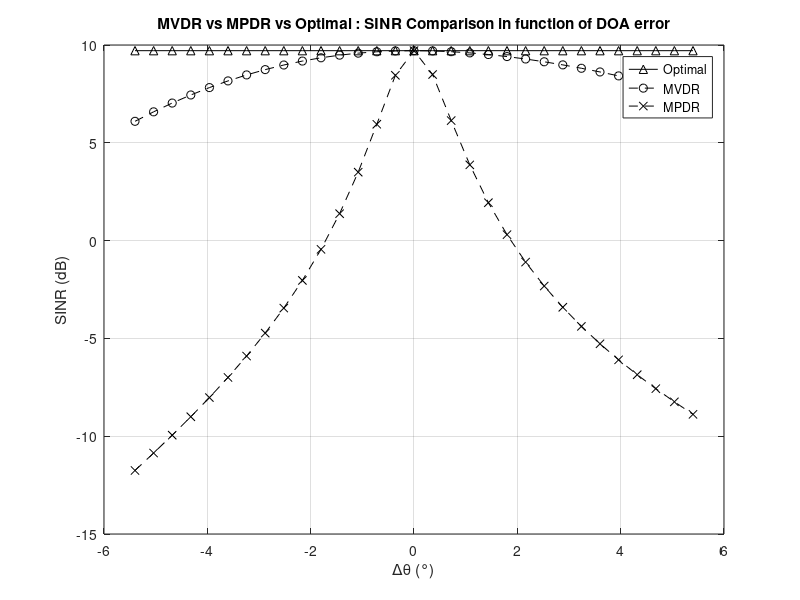

Write the MATLAB code that produced this figure.
%Array processing course basic code
clear
clc
close all
format shortG
%+++++ BEAMFORMING ++++++++++++++++++++++++++++++++++++++++++++++++++++++++
%----- Scenario -----
%Number of elements in the array
N = 10;
%Inter-element spacing (in wavelength)
d = 0.5;
pos = d * (0:N-1)'; %positions of the antennas
%Mainlobe width
theta_3dB = 0.9/(N*d);
%White noise
sigma2 = 1;	%white noise power
%Interference
thetaj = [-20;15]/180*pi;	%angles of arrival	
INR = [20;20];			%interference to noise ratio (dB)
Pj = sigma2 * 10.^(INR/10);		%interference power
J = length(thetaj);
%Interference + noise covariance matrix
Aj = exp(1i*2*pi*pos*sin(thetaj'));	%interference steering matrix N|J
C = Aj*diag(Pj)*Aj' + sigma2*eye(N);	%interference + noise covariance matrix
%Signal of interest
thetas = 0/180*pi;	%angle of arrival
SNR = 0;            %signal to noise ratio (dB)
Ps = sigma2 * 10^(SNR/10);			%signal power
as = exp(1i*2*pi*pos*sin(thetas));	%steering vector
%Total covariance matrix (signal + interference + noise)
R = Ps*(as*as') + C;

shift_theta = linspace(-30,30,31);
[opt_arr,cbf_arr,mvdr_arr,mpdr_arr] = deal(zeros(size(shift_theta)));
i = 1;
while i <= length(shift_theta)


%----- Natural beampattern -----
% %Weight vector (all weights equal to 1/N)
w = ones(N,1); 
w = w/(ones(1,N)*w);  
%Diagram
tab_theta = (-90:0.5:90)/180*pi;        %Angles where to evaluate beampattern
A = exp(1i*2*pi*pos*sin(tab_theta));    %Steering matrix: each column is a(theta)
G = 20*log10(abs(w'*A));        %beampattern (power in dB)
% % % %Plot
% % % figure
% % % plot(tab_theta*180/pi,G,'linewidth',2);
% % % title('Natural beampattern $w_n=1/N$','interpreter','latex');
% % % ylabel('dB','interpreter','latex');
% % % xlabel('Angle of Arrival (degrees)','interpreter','latex');
% % % axis([-90 90 -70 10]);
% % % grid on


%----- CONVENTIONAL AND OPTIMAL BEAMFORMERS -----
%Looked direction
theta0 = (thetas+shift_theta(i)*theta_3dB)/180*pi;
a0 = exp(1i*2*pi*pos*sin(theta0));
%Conventional beamformer
w_CBF = a0; 
w_CBF = w_CBF/(a0'*w_CBF);
G_CBF = 20*log10(abs(w_CBF'*A));        %beampattern (power in dB)
SINR_CBF = Ps*(abs(w_CBF'*as)^2)/(abs(w_CBF'*C*w_CBF)); %SINR
cbf_arr(i) = SINR_CBF;
A_WN_CBF = 1/(norm(w_CBF)^2);   %White noise array gain
%Optimal beamformer
w_opt = (C\as); 
w_opt = w_opt/(as'*w_opt);
G_opt = 20*log10(abs(w_opt'*A));
SINR_opt = Ps*(abs(w_opt'*as)^2)/(abs(w_opt'*C*w_opt));
opt_arr(i) = SINR_opt;
A_WN_opt = 1/(norm(w_opt)^2);

%----- ADAPTIVE BEAMFORMING WITH TRUE COVARIANCE MATRICES -----
%MVDR
w_MVDR = (C\a0); 
w_MVDR = w_MVDR/(a0'*w_MVDR);
G_MVDR = 20*log10(abs(w_MVDR'*A));
SINR_MVDR = Ps*(abs(w_MVDR'*as)^2)/(abs(w_MVDR'*C*w_MVDR));
mvdr_arr(i) = SINR_MVDR;
A_WN_MVDR = 1/(norm(w_MVDR)^2);
%MPDR
w_MPDR = (R\a0); 
w_MPDR = w_MPDR/(a0'*w_MPDR);
G_MPDR = 20*log10(abs(w_MPDR'*A));
SINR_MPDR = Ps*(abs(w_MPDR'*as)^2)/(abs(w_MPDR'*C*w_MPDR));
mpdr_arr(i) = SINR_MPDR;
A_WN_MPDR = 1/(norm(w_MPDR)^2);
i = i + 1;
end

figure
plot(shift_theta*theta_3dB,10*log10(opt_arr),'k-^','LineWidth',0.7)
%hold on
%plot(shift_theta,cbf_arr)
hold on
plot(shift_theta*theta_3dB,10*log10(mvdr_arr),'k--o','LineWidth',0.7)
hold on
plot(shift_theta*theta_3dB,10*log10(mpdr_arr),'k--x','LineWidth',0.7)
legend('Optimal','MVDR','MPDR')
xlabel('\Delta\theta (°)')
ylabel('SINR (dB)')
grid on
title('MVDR vs MPDR vs Optimal : SINR Comparison in function of DOA error')